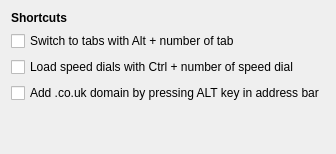
         <widget class="QWidget" name="shortcutsPage">
          <layout class="QGridLayout" name="gridLayout">
           <item row="0" column="0">
            <widget class="QLabel" name="label_13">
             <property name="text">
              <string>&lt;b&gt;Shortcuts&lt;/b&gt;</string>
             </property>
            </widget>
           </item>
           <item row="1" column="0" colspan="2">
            <widget class="QCheckBox" name="switchTabsAlt">
             <property name="text">
              <string>Switch to tabs with Alt + number of tab</string>
             </property>
            </widget>
           </item>
           <item row="2" column="0" colspan="2">
            <widget class="QCheckBox" name="loadSpeedDialsCtrl">
             <property name="text">
              <string>Load speed dials with Ctrl + number of speed dial</string>
             </property>
            </widget>
           </item>
           <item row="3" column="0" colspan="2">
            <widget class="QCheckBox" name="addCountryWithAlt">
             <property name="text">
              <string>Add .co.uk domain by pressing ALT key in address bar</string>
             </property>
            </widget>
           </item>
           <item row="4" column="1">
            <spacer name="verticalSpacer_13">
             <property name="orientation">
              <enum>Qt::Vertical</enum>
             </property>
             <property name="sizeHint" stdset="0">
              <size>
               <width>20</width>
               <height>40</height>
              </size>
             </property>
            </spacer>
           </item>
          </layout>
         </widget>
